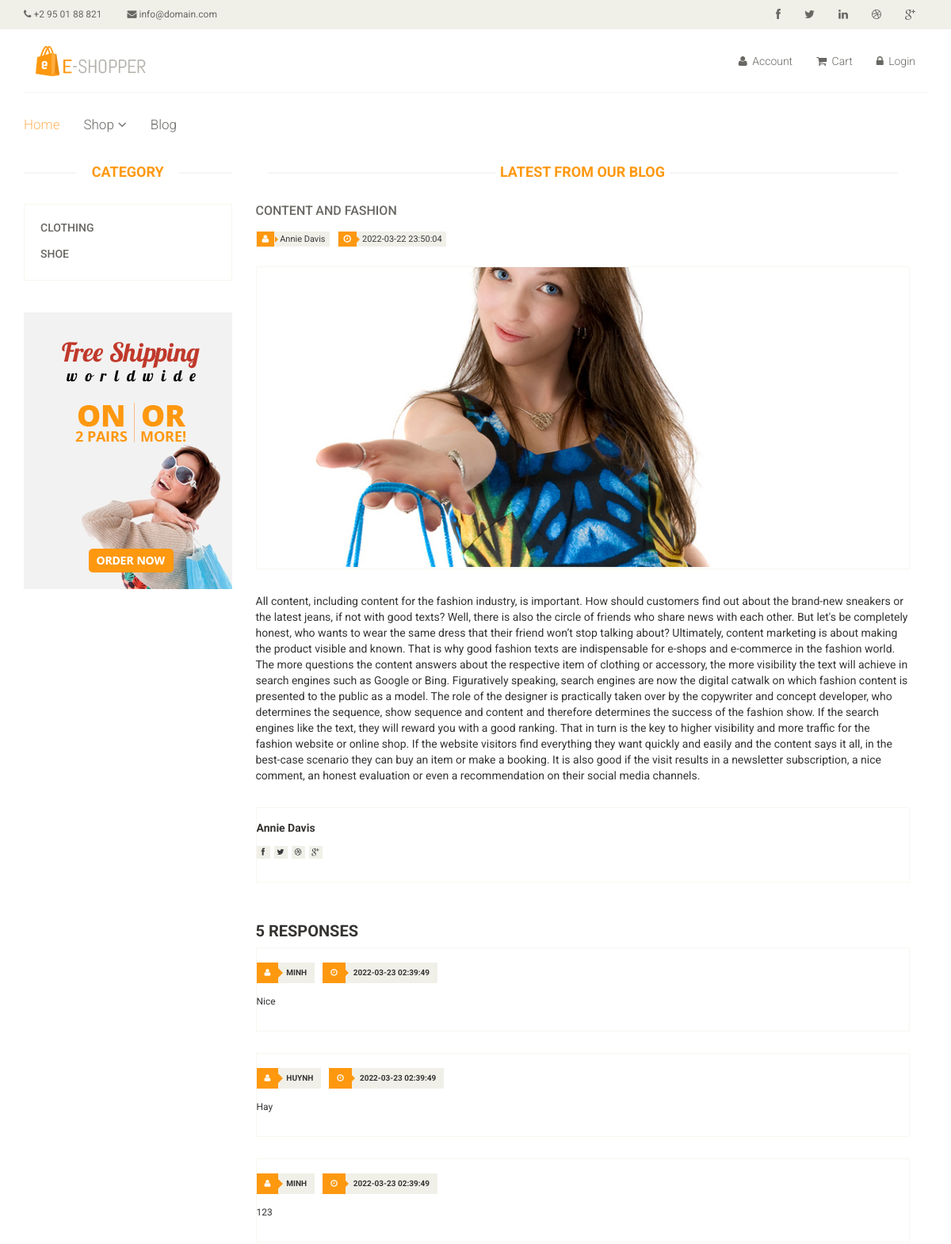
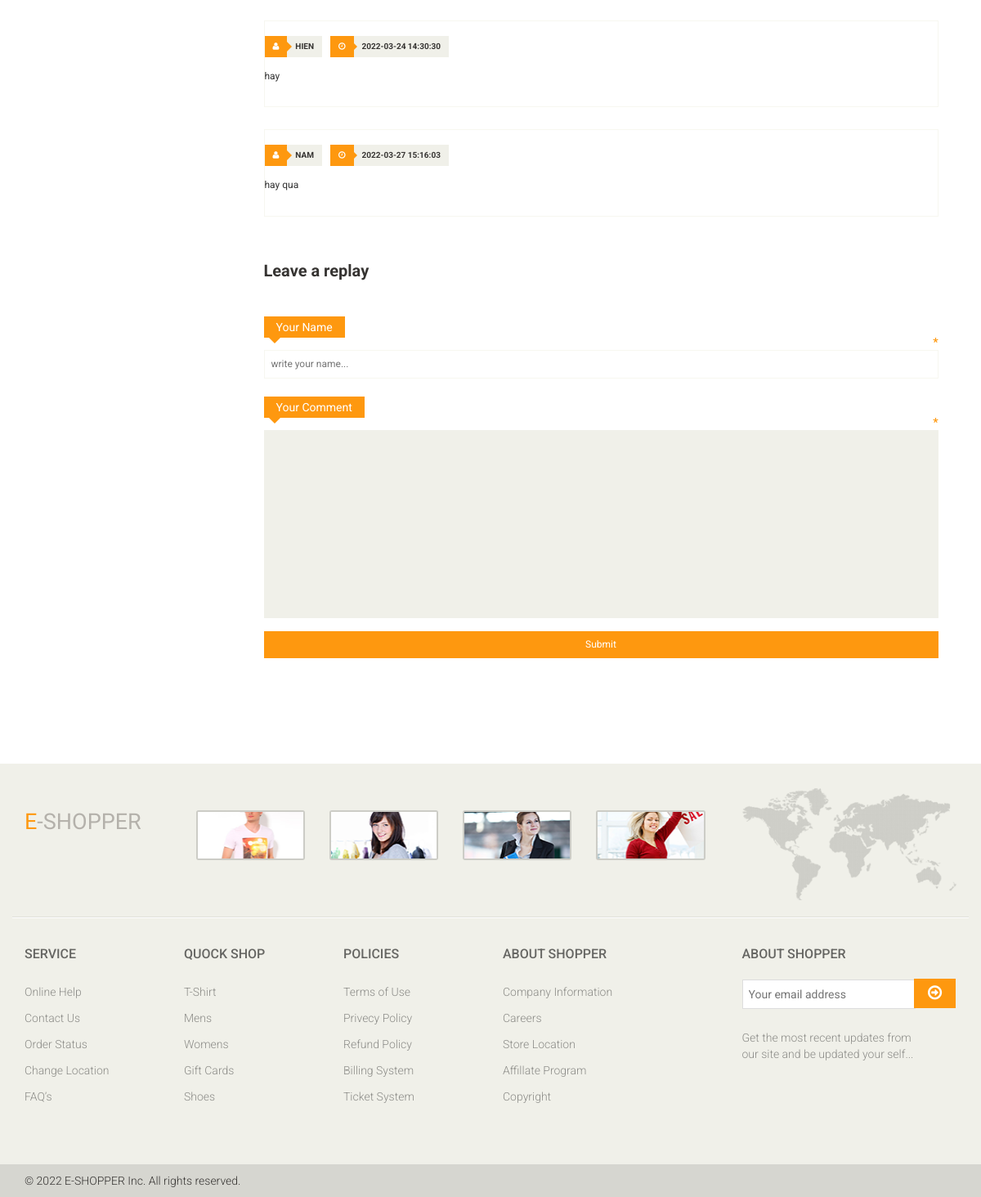
The app's page /?quanly=blogsingle&blog_id=1 with its own data (2 pictures, top to bottom).
### tables this page shows
CREATE TABLE `categories` (
  `id` int(11) NOT NULL,
  `name` varchar(255) NOT NULL
);

CREATE TABLE `blog` (
  `id` int(11) NOT NULL,
  `title` varchar(100) DEFAULT NULL,
  `brieft` text DEFAULT NULL,
  `content` text DEFAULT NULL,
  `img` varchar(50) DEFAULT NULL,
  `date` varchar(100) DEFAULT NULL,
  `author` varchar(50) DEFAULT NULL,
  `cmt` text DEFAULT NULL
);

CREATE TABLE `user_blog` (
  `id` int(11) NOT NULL,
  `blog_id` int(11) NOT NULL,
  `role` enum('author','reader') NOT NULL,
  `content` text NOT NULL,
  `name` varchar(20) NOT NULL,
  `date` text NOT NULL
);

### include/blog-single.php (the view, shortened to what this page needs)
<?php
include_once('./database/connect.php');
?>
	<section>
		<div class="container">
				<div class="col-sm-9">
					<div class="blog-post-area">
						<h2 class="title text-center">Latest From our Blog</h2>
						<?php
						$blog_list_single=mysqli_query($con,"SELECT blog.id as id,blog.title as title,blog.content as content,blog.brieft as brieft, blog.date as date, blog.img as img, blog.author as author ,blog.cmt as cmt from blog WHERE blog.id=".$_GET['blog_id']." ");
						while($row_blog_single=mysqli_fetch_array($blog_list_single)){
						?>
						<div class="single-blog-post">
							<h3><?php echo $row_blog_single['title'] ?></h3>
							<div class="post-meta">
								<ul>
									<li><i class="fa fa-user"></i><?php echo $row_blog_single['author'] ?></li>
									<li><i class="fa fa-clock-o"></i><?php echo $row_blog_single['date'] ?></li>
								</ul>
							</div>
							<a href="">
								<img src="<?php echo $row_blog_single['img'] ?>" alt="">
							</a>
							<p>
							<?php echo $row_blog_single['content'] ?>
							</p>
						</div>
					</div>
					<div class="media commnets">
						<div class="media-body">
							<h4 class="media-heading"><?php echo $row_blog_single['author'] ?></h4>
							<div class="blog-socials">
								<ul>
									<li><a href=""><i class="fa fa-facebook"></i></a></li>
									<li><a href=""><i class="fa fa-twitter"></i></a></li>
									<li><a href=""><i class="fa fa-dribbble"></i></a></li>
									<li><a href=""><i class="fa fa-google-plus"></i></a></li>
								</ul>
							</div>
						</div>
					</div>
					<?php
						}
					?>
					<div class="response-area">
						<?php
						$sum_res=mysqli_query($con,"SELECT * from user_blog where user_blog.blog_id=".$_GET['blog_id']." and role='reader'");
						$sum_res1=mysqli_query($con,"SELECT COUNT(*) as sum from user_blog where user_blog.blog_id=".$_GET['blog_id']." and role='reader'");
						$row_sum_res1=mysqli_fetch_assoc($sum_res1);
						?>
						<h2><?php echo $row_sum_res1['sum']?> RESPONSES</h2>
						<ul class="media-list">
						<?php
						while($row_sum_res=mysqli_fetch_array($sum_res))
						{
						?>
							<li class="media">
								<div class="media-body">
									<ul class="sinlge-post-meta">
										<li><i class="fa fa-user"></i><?php echo $row_sum_res['name']?></li>
										<li><i class="fa fa-clock-o"></i><?php echo $row_sum_res['date']?></li>
									</ul>
									<p><?php echo $row_sum_res['content']?></p>
								</div>
							</li>
							<?php
							}?>
						</ul>
					</div>
					<div class="replay-box">
						<div class="row">
							<div class="col-sm-12">
								<h2>Leave a replay</h2>
								<form method="post">
									<div class="blank-arrow">
										<label>Your Name</label>
									</div>
									<span>*</span>
									<input type="text" name="name" placeholder="write your name...">
									<div class="blank-arrow">
										<label>Your Comment</label>
									</div>
									<span>*</span>
									<textarea name="message" rows="11"></textarea>
									<input style="color: white;" class="btn btn-primary" name="cmt" type="submit" value="Submit">
								</form>
							</div>
						</div>
					</div>
				</div>
		</div>
	</section>

### include/category-sidebar.php (shortened to what this page needs)
<div class="col-sm-3">
					<div class="left-sidebar">
						<h2>Category</h2>
						<div class="panel-group category-products" id="accordian">
						<?php
	$query = "select * from categories where 1";
	$result = mysqli_query($con, $query);
	while($row = mysqli_fetch_array($result)){
		$name=$row["name"];
	?>
		<div class="panel panel-default">
			<div class="panel-heading">
				<h4 class="panel-title"><a class="cate" id="<?=$name?>"	href="?quanly=product&category=<?=$name?>"><?= $name; ?></a></h4>
			</div>
		</div>
<?php }	?>
</div>
	<div class="shipping text-center">
		<img src="images/home/shipping.jpg" alt="" />
	</div>
</div>
</div>

### records on screen
categories: name "CLOTHING"
categories: name "SHOE"
blog: title "CONTENT AND FASHION", author "Annie Davis", date "2022-03-22 23:50:04", img (picture), content "All content, including content for the fashion industry, is important. How should customers find out about the brand-new sneakers or the latest jeans, if not with good texts? Well, there is also the circle of friends who share news with each other. But let's be completely honest, who wants to wear the same dress that their friend won’t stop talking about? Ultimately, content marketing is about making the product visible and known. That is why good fashion texts are indispensable for e-shops and e-commerce in the fashion world. The more questions the content answers about the respective item of clothing or accessory, the more visibility the text will achieve in search engines such as Google…"
user_blog: name "MINH", date "2022-03-23 02:39:49", content "Nice"
user_blog: name "HUYNH", date "2022-03-23 02:39:49", content "Hay"
user_blog: name "MINH", date "2022-03-23 02:39:49", content "123"
user_blog: name "HIEN", date "2022-03-24 14:30:30", content "hay"
user_blog: name "NAM", date "2022-03-27 15:16:03", content "hay qua"

### other values on screen
$row_sum_res1['sum'] "5"
